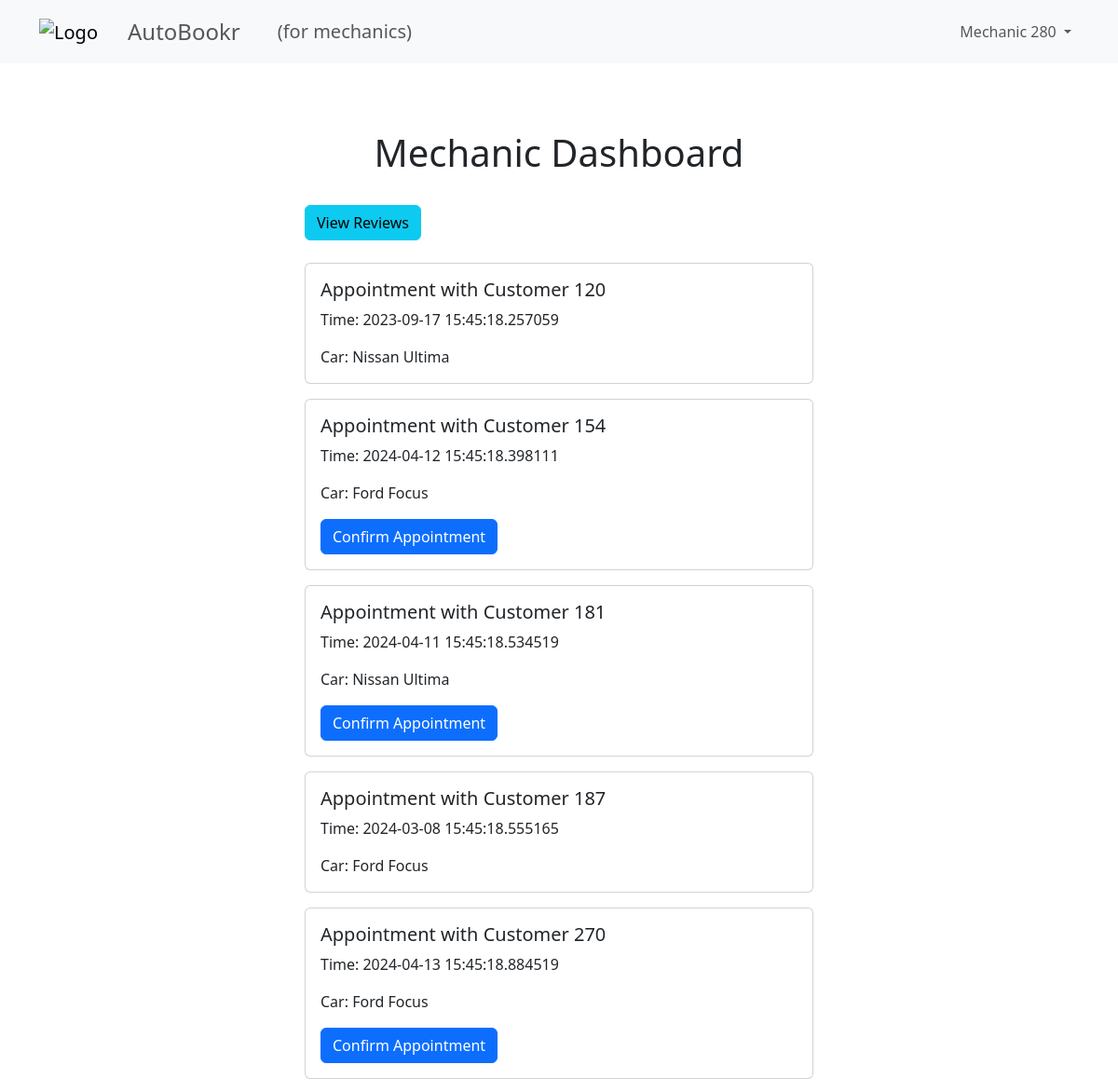
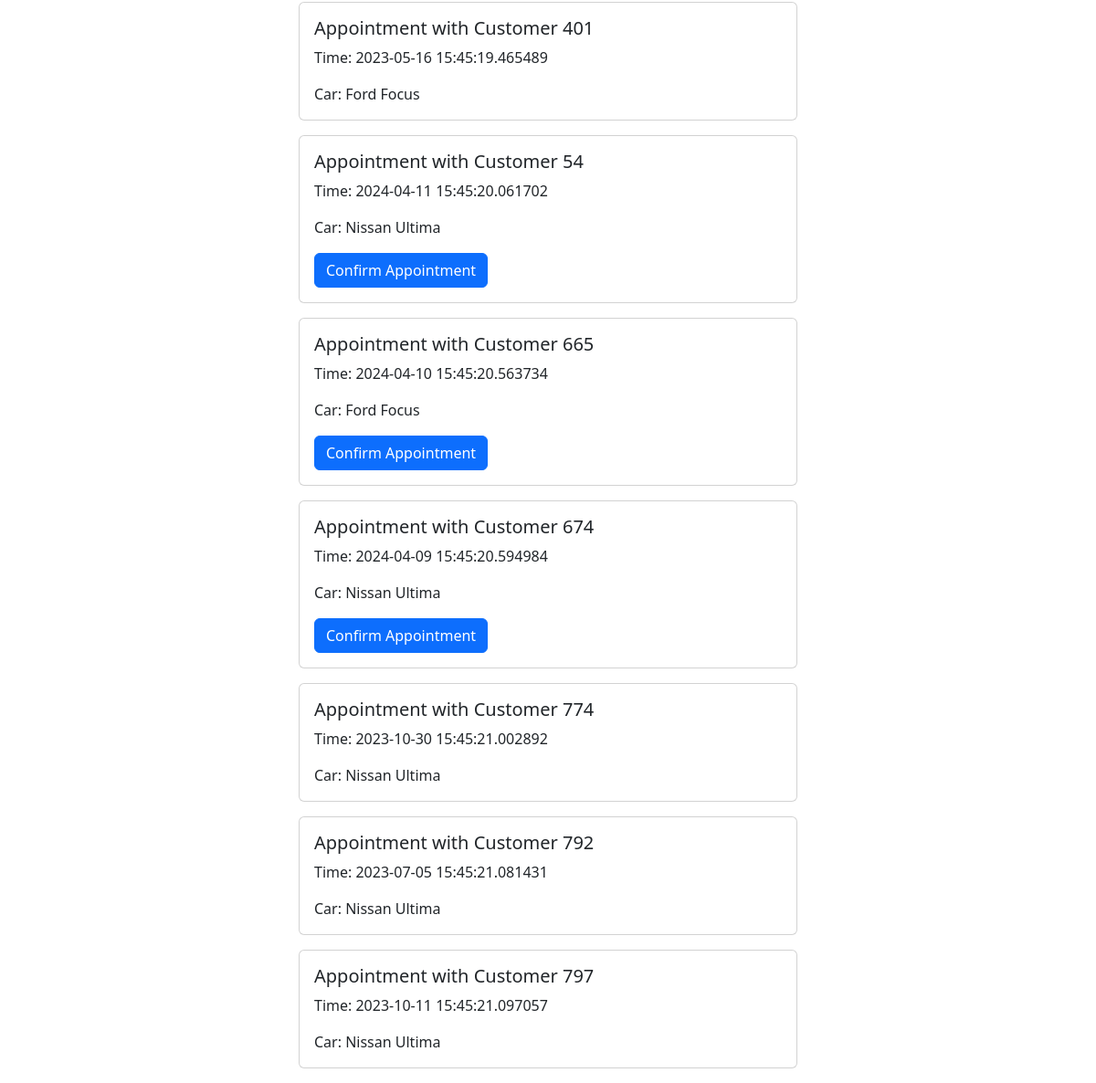
The app's page / (signed in) with its own data (2 pictures, top to bottom).
### tables this page shows
CREATE TABLE mechanics (
  mechanic_id INTEGER PRIMARY KEY,
  email VARCHAR(320) UNIQUE NOT NULL,
  name VARCHAR(320) NOT NULL,
  zipcode CHAR(10) NOT NULL,
  ein CHAR(10) NOT NULL,
  hash TEXT NOT NULL
);

CREATE TABLE appointments (
  appointment_id INTEGER PRIMARY KEY,
  customer_email VARCHAR(320) NOT NULL,
  mechanic_id INTEGER NOT NULL,
  car_id INTEGER NOT NULL,
  start_time TIMESTAMP NOT NULL,
  end_time TIMESTAMP NOT NULL,
  appointment_description TEXT,
  appointment_status INT NOT NULL,
  review_score INT,
  review_text TEXT,
  FOREIGN KEY (customer_email) REFERENCES customers(email),
  FOREIGN KEY (mechanic_id) REFERENCES mechanics(mechanic_id),
  FOREIGN KEY (car_id) REFERENCES cars(car_id)
);

CREATE TABLE customers (
  email VARCHAR(320) PRIMARY KEY,
  name VARCHAR(320) NOT NULL,
  hash TEXT NOT NULL
);

CREATE TABLE cars (
  car_id INTEGER PRIMARY KEY,
  registration VARCHAR(20) UNIQUE NOT NULL,
  owner_email VARCHAR(320) NOT NULL,
  make VARCHAR(100) NOT NULL,
  model_number VARCHAR(100) NOT NULL,
  image_url TEXT,
  FOREIGN KEY (owner_email) REFERENCES customers(email)
);

### mechanic_site/__init__.py (the view, shortened to what this page needs)
    @app.route('/')
    def home():
        if g.user_type == "customer":
            return render_template("customer/dash.html")
        return mechanic.mechanic_dashboard()

### mechanic_site/auth.py (called while the page is built)
@bp.before_app_request
def load_logged_in_user():
    user_email = session.get('user_email')
    g.user_type = session.get('user_type')
    if user_email is None:
        g.user = None
    else:
        g.user = get_db().execute(
            f'SELECT * FROM {g.user_type+"s"} WHERE email = ?', (user_email,)
        ).fetchone()

### mechanic_site/db.py (called while the page is built)
def get_db():
    if 'db' not in g:
        g.db = sqlite3.connect(
            current_app.config['DATABASE'],
            detect_types=sqlite3.PARSE_DECLTYPES
        )
        g.db.row_factory = sqlite3.Row
    return g.db

### mechanic_site/mechanic.py (called while the page is built)
def mechanic_dashboard():
    db = get_db()
    appointments = db.execute(
        '''
        SELECT
            c.name AS customer_name,
            a.start_time AS appointment_time,
            ca.make AS car_make,
            ca.model_number AS car_model,
            a.appointment_status,
            a.appointment_id
        FROM
            appointments a
        JOIN
            customers c ON a.customer_email = c.email
        JOIN
            cars ca ON a.car_id = ca.car_id
        WHERE
            a.mechanic_id = ?
        ''',
        (g.user['mechanic_id'],)
    ).fetchall()
    return render_template("mechanic/dash.html", appointments=appointments)

### mechanic_site/templates/mechanic/dash.html (shortened to what this page needs)
{% extends 'base.html' %}
{% block content %}
<div class="container mt-5">
    <div class="row">
        <div class="col-md-6 offset-md-3">
            <h1 class="text-center">Mechanic Dashboard</h1>
            <br>
            <div class="">
                <a href="{{ url_for('mechanic.reviews', id=1) }}" class="btn btn-info">View Reviews</a>
            </div>
            <br>
                    {% if not appointments %}
                        <p>No appointments</p>
                    {% else %}
                        {% for appointment in appointments %}
                            <div class="card mb-3">
                                <div class="card-body">
                                    <h5 class="card-title">Appointment with {{ appointment.customer_name }}</h5>
                                    <p class="card-text">Time: {{ appointment.appointment_time }}</p>
                                    <p class="card-text">Car: {{ appointment.car_make }} {{ appointment.car_model }}</p>
                                    {% if appointment.appointment_status == 0 %}
                                    <form action="{{ url_for('mechanic.confirm_appointment') }}" method="post">
                                        <button type="submit" class="btn btn-primary">Confirm Appointment</button>
                                    </form>
                                    {% endif %}
                                </div>
                            </div>
                        {% endfor %}
                    {% endif %}
        </div>
    </div>
</div>
{% endblock %}

### mechanic_site/templates/base.html (shortened to what this page needs)
<!DOCTYPE html>
<html lang="en">
<head>
    <link href="https://cdn.jsdelivr.net/npm/bootstrap@5.3.3/dist/css/bootstrap.min.css" rel="stylesheet">
</head>
<body>
    <nav class="navbar navbar-expand-lg navbar-light bg-light">
        <div class="container">
            <a class="navbar-brand" href="/"><img src="https://png.pngtree.com/png-vector/20190215/ourmid/pngtree-vector-wrench-icon-png-image_515386.jpg" alt="Logo" height="30"></a>
            <span class="navbar-text fs-4 mx-3"> AutoBookr</span>
            {% if g.user_type == "mechanic" %}
            <span class="navbar-text fs-5 mx-4"> (for mechanics) </span>
            {% endif %}
            <div class="collapse navbar-collapse" id="navbarSupportedContent">
                {% if g.user %}
                <ul class="navbar-nav ml-auto">
                    <li class="nav-item dropdown">
                        <a class="nav-link dropdown-toggle" href="#" id="userDropdown" role="button" data-bs-toggle="dropdown" aria-expanded="false">
                            {{g.user["name"] }}
                        </a>
                    </li>
                </ul>
                {% endif %}
            </div>
        </div>
    </nav>
    {% block content %}
    {% endblock %}
</body>
</html>

### records on screen
mechanics: user.name "Mechanic 280"
appointments: customer_name "Customer 120", appointment_time "2023-09-17 15:45:18.257059", car_make "Nissan", car_model "Ultima"
appointments: customer_name "Customer 154", appointment_time "2024-04-12 15:45:18.398111", car_make "Ford", car_model "Focus"
appointments: customer_name "Customer 181", appointment_time "2024-04-11 15:45:18.534519", car_make "Nissan", car_model "Ultima"
appointments: customer_name "Customer 187", appointment_time "2024-03-08 15:45:18.555165", car_make "Ford", car_model "Focus"
appointments: customer_name "Customer 270", appointment_time "2024-04-13 15:45:18.884519", car_make "Ford", car_model "Focus"
appointments: customer_name "Customer 401", appointment_time "2023-05-16 15:45:19.465489", car_make "Ford", car_model "Focus"
appointments: customer_name "Customer 54", appointment_time "2024-04-11 15:45:20.061702", car_make "Nissan", car_model "Ultima"
appointments: customer_name "Customer 665", appointment_time "2024-04-10 15:45:20.563734", car_make "Ford", car_model "Focus"
appointments: customer_name "Customer 674", appointment_time "2024-04-09 15:45:20.594984", car_make "Nissan", car_model "Ultima"
appointments: customer_name "Customer 774", appointment_time "2023-10-30 15:45:21.002892", car_make "Nissan", car_model "Ultima"
appointments: customer_name "Customer 792", appointment_time "2023-07-05 15:45:21.081431", car_make "Nissan", car_model "Ultima"
appointments: customer_name "Customer 797", appointment_time "2023-10-11 15:45:21.097057", car_make "Nissan", car_model "Ultima"
